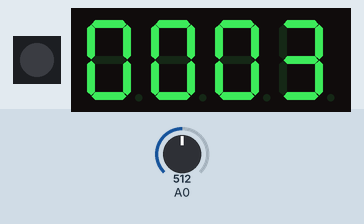
Recording of a sketch running on a simulated Arduino Uno, built with avr-gcc and run on an emulated ATmega328P. Shown: 1 RGB LEDs in strip order, left to right, 4-digit seven-segment display. The test bench sets the inputs (shaded band); at power-on: A0 = 512. Dim RGB values are drawn brighter than linear.

Above: at 1.3 s.
1.4 s: A0 set to 497
At 2.0 s:
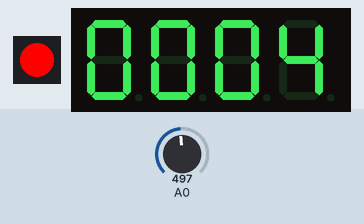
4.5 s: A0 set to 511
At 5.2 s:
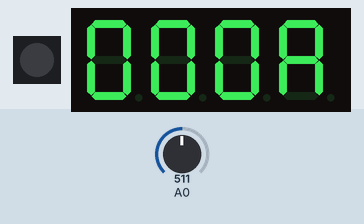
7.6 s: A0 set to 306
At 8.4 s:
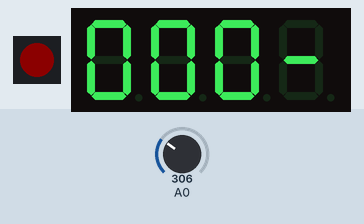
Timing chart, 0 to 10.6 s (numbered marks = the images above; inputs shaded):
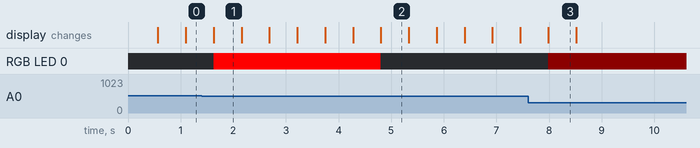

Measured:
- the behaviour switches between 510 and 509 on A0 (found by bisection; images 0 and 1)
- after the input at 1.4 s, the display: changes after 0.23 s (image 1)
- after the input at 4.5 s, the display: changes after 0.30 s (image 2)
- after the input at 7.6 s, the display: changes after 0.38 s (image 3)
- what the display in image 1 shows lasts 0.6 s, from 1.6 s to 2.2 s

The sketch:

loudcount.ino
```cpp
#include <ChainableLED.h>
#include "TM1637.h"

#define NUM_LEDS  1

#define CLK 2//pins definitions for TM1637 and can be changed to other ports
#define DIO 3
TM1637 tm1637(CLK,DIO);

ChainableLED leds(7, 8, NUM_LEDS);
int8_t ListDisp[4];
int8_t count = 0;

void setup() {
  leds.init();
  tm1637.set();
  tm1637.init();

}

void loop() {
  int val = analogRead(0);
  leds.setColorRGB(0, 255 * val/1023, 0, 0);


  if(val>150){
    count ++;
    ListDisp[3] = count;
     tm1637.display(0,ListDisp[0]);
    tm1637.display(1,ListDisp[1]);
    tm1637.display(2,ListDisp[2]);
    tm1637.display(3,ListDisp[3]);
    delay(500);
  }
}
```
